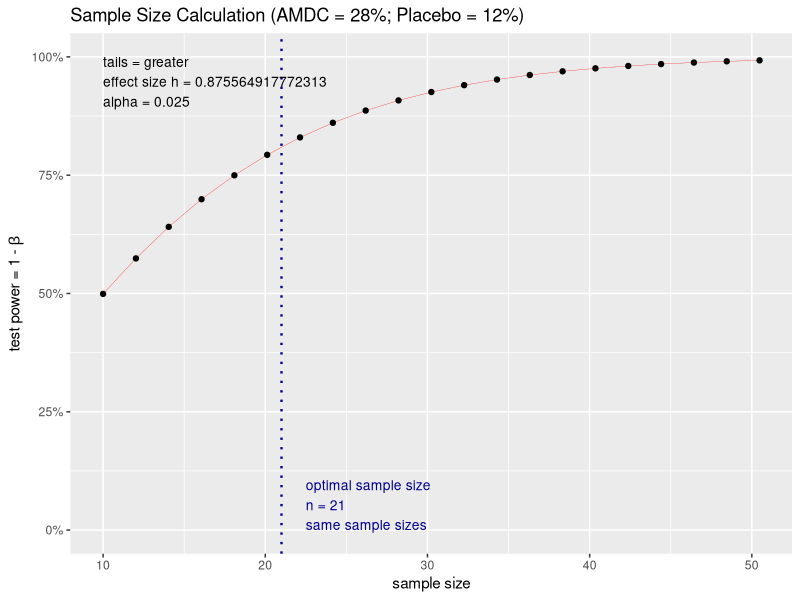

This figure's R source:
#power and sample size code:
# modified: 11/2/21
require(pwr)

#change parameters:
pA=0.28 #prop treatment
pB=0.12 #prop placebo
kappa=1 #enrollment ratio
alpha=0.025 #type 1 error 
beta=0.20 #desired power level

(nB=(pA*(1-pA)/kappa+pB*(1-pB))*((qnorm(1-alpha)+qnorm(1-beta))/(pA-pB))^2)
ceiling(nB) #round up the sample size
z=(pA-pB)/sqrt(pA*(1-pA)/nB/kappa+pB*(1-pB)/nB)
(Power=pnorm(abs(z)-qnorm(1-alpha)))
## Note:The example from Chow p.89 is obtained
## by using alpha=0.025

#alternately, using the pre-spec function:
p.out <- pwr.2p.test(h = ES.h(p1 = 0.28, p2 = 0.12),
            sig.level = 0.025,
            power = 0.80,
            alternative = "greater")

#and plotting goes here:
# store power out as obj:
p.out <- pwr.2p.test(h = ES.h(p1 = 0.55, p2 = 0.15),
                     sig.level = 0.025,
                     power = 0.80,
                     alternative = "greater")

plot(p.out, main = "Sample Size Calculation (AMDC = 28%; Placebo = 12%)")
